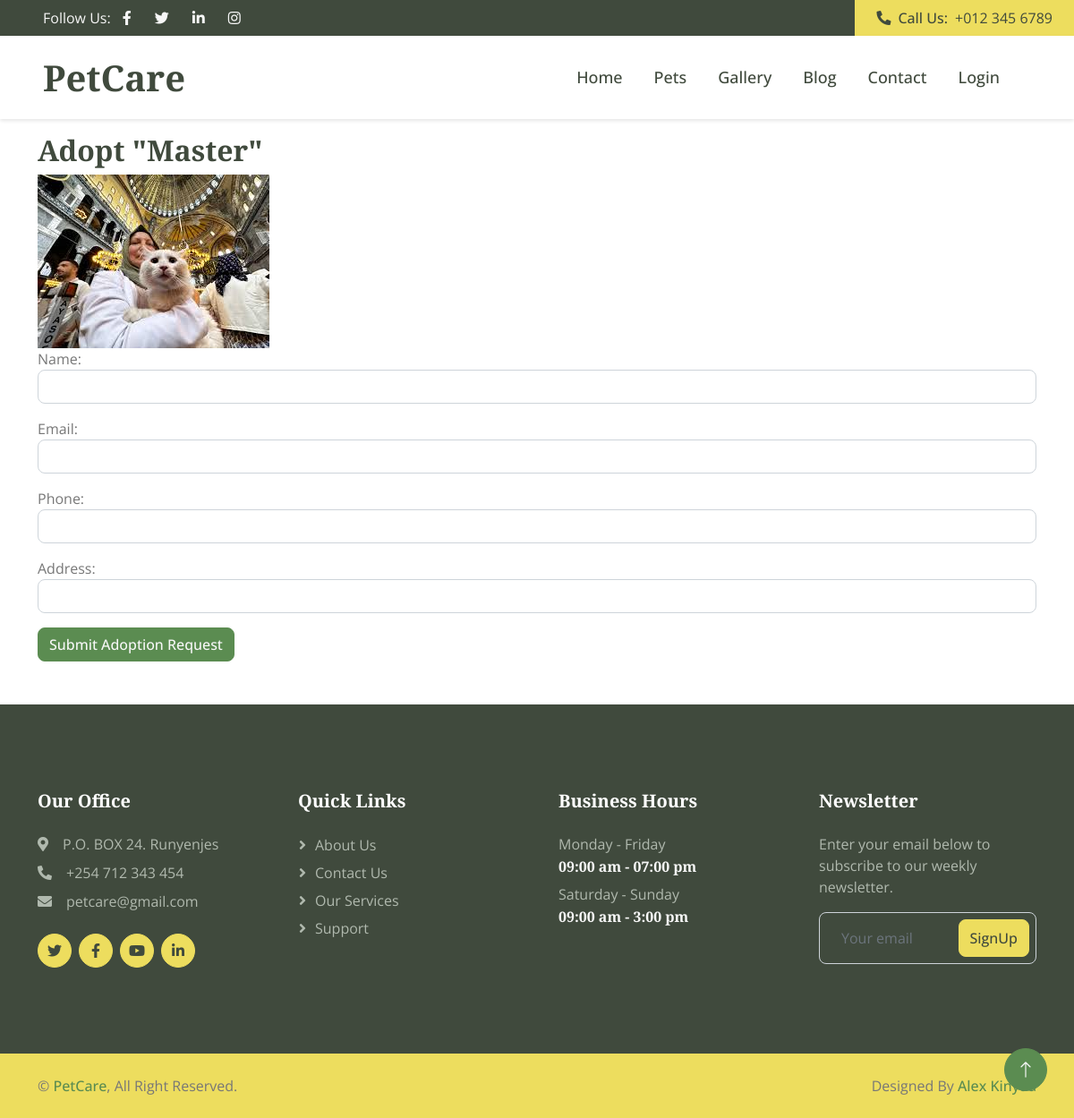
Screenshot of /adopt/9/ with the database file from the repository.
### pets/models.py (models this page shows, shortened)
class Pets(models.Model):
    name = models.CharField(max_length=100)
    gender_age = models.CharField(max_length=300)
    hair_type = models.CharField(max_length=300)
    origin = models.CharField(max_length=300)
    photo = models.ImageField(upload_to='pets/')

### pets/views.py (the view)
# urls.py: path('adopt/<int:pet_id>/', views.adopt_pet, name='adopt_pet')
def adopt_pet(request, pet_id):
    pet = get_object_or_404(Pets, id=pet_id)
    if request.method == 'POST':
        form = AdoptionRequestForm(request.POST)
        if form.is_valid():
            adoption_request = form.save(commit=False)
            adoption_request.pet = pet
            adoption_request.user = request.user
            adoption_request.save()
            messages.success(request, 'Thanks for your application. Kindly wait for our feedback. We will be happy to reach out')
            return redirect('pets')
    else:
        form = AdoptionRequestForm(initial={'pet': pet})
    return render(request, 'pets/pet_adoption.html', {'form': form, 'pet': pet})

### pets/forms.py
class AdoptionRequestForm(forms.ModelForm):
    class Meta:
        model = AdoptionRequest
        fields = ['name', 'email', 'phone', 'address']
        widgets = {
            'name': forms.TextInput(attrs={'class': 'form-control'}),
            'email': forms.EmailInput(attrs={'class': 'form-control'}),
            'phone': forms.TextInput(attrs={'class': 'form-control'}),
            'address': forms.TextInput(attrs={'class': 'form-control'}),
        }

### pets/templates/pets/pet_adoption.html (shortened to what this page needs)
{% extends "website/base.html" %}
{% block content %}
<div class="container">
    <h2>Adopt "{{ pet.name }}"</h2>
    <img src="{{ pet.photo.url }}" alt="{{ pet.name }}">
    <form method="post">
        {{ form.as_p }}
        <button type="submit" class="btn btn-primary">Submit Adoption Request</button>
    </form>
</div>
{% endblock %}

### website/static/css/style.css (style rules this page uses)
:root { --primary: orange; --secondary: #EDDD5E; --light: #F7F7F7; --dark: #404A3D; }
.btn { transition: .5s; font-weight: 500; }
.btn-primary, .btn-outline-primary:hover { color: var(--light); }

### rows the page displays
Pets: name "Master", photo (picture)
